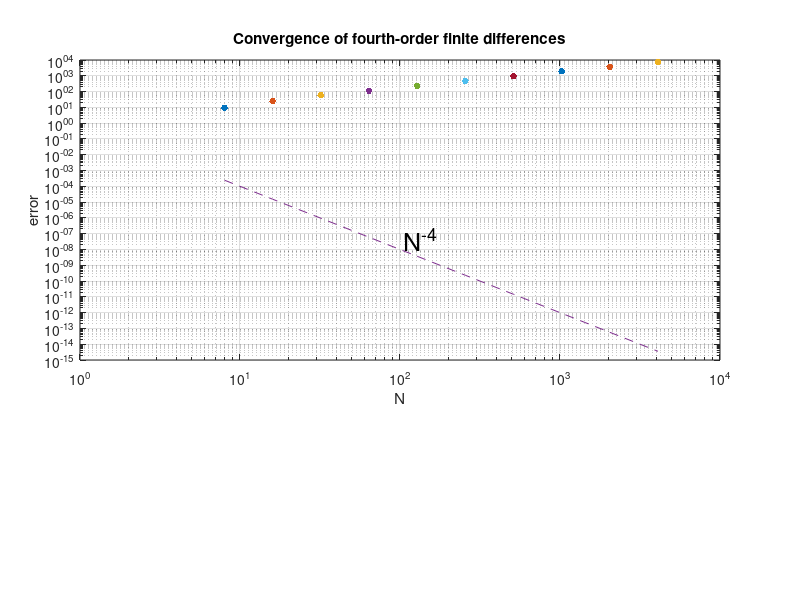

This figure's MATLAB source:
clear
close all
clc
% p1.m - convergence of fourth-order finite differences

% For various N, set up grid in [-pi,pi] and function u(x):
  Nvec = 2.^(3:12);
  clf, subplot('position',[.1 .4 .8 .5])
  for N = Nvec
    h = 2*pi/N; x = -pi + (1:N)'*h;
    u = exp(sin(x).*abs(sin(x))); uprime = (sin(x).*sin(2.*x)/(abs(sin(x)))).*u;

    % Construct sparse fourth-order differentiation matrix:
    e = ones(N,1);
    D =   sparse(1:N,[2:N 1],2*e/3,N,N)...
        - sparse(1:N,[3:N 1 2],e/12,N,N);
    D = (D-D')/h;

    % Plot max(abs(D*u-uprime)):
    error = norm(D*u-uprime,inf);
    loglog(N,error,'.','markersize',15), hold on
  end
  grid on, xlabel N, ylabel error
  title('Convergence of fourth-order finite differences')
  semilogy(Nvec,Nvec.^(-4),'--') 
  text(105,5e-8,'N^{-4}','fontsize',18)